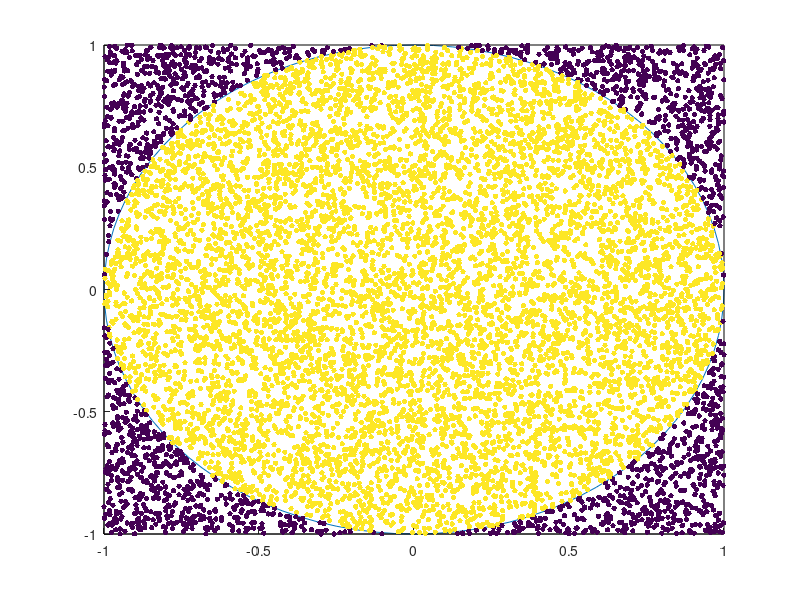

Source code (MATLAB):
figure;
hold on;
r = 1;
th = 0:pi/50:2*pi;
xunit = r * cos(th);
yunit = r * sin(th);
h = plot(xunit, yunit);

rectangle('Position',[-1 -1 2 2])

N = 10000
x = rand(1 , N) * 2 - 1
y = rand(1 , N) * 2 - 1

sz = 15;

c = zeros(1, length(x));
count = 0;

for i=1:length(x)
    x1 = x(1,i);
    y1 = y(1,i);
    h = sqrt((x1^2) + (y1^2));
    if h <= 1
        count = count + 1;
        c(1, i) = 1;
    else
        c(1, i) = 0;
    end
end

scatter(x,y,sz,c,'filled')

x0=10;
y0=10;
width=550;
height=520;
set(gcf,'position',[x0,y0,width,height])

count

pi_estimation = 4 * (count / N)